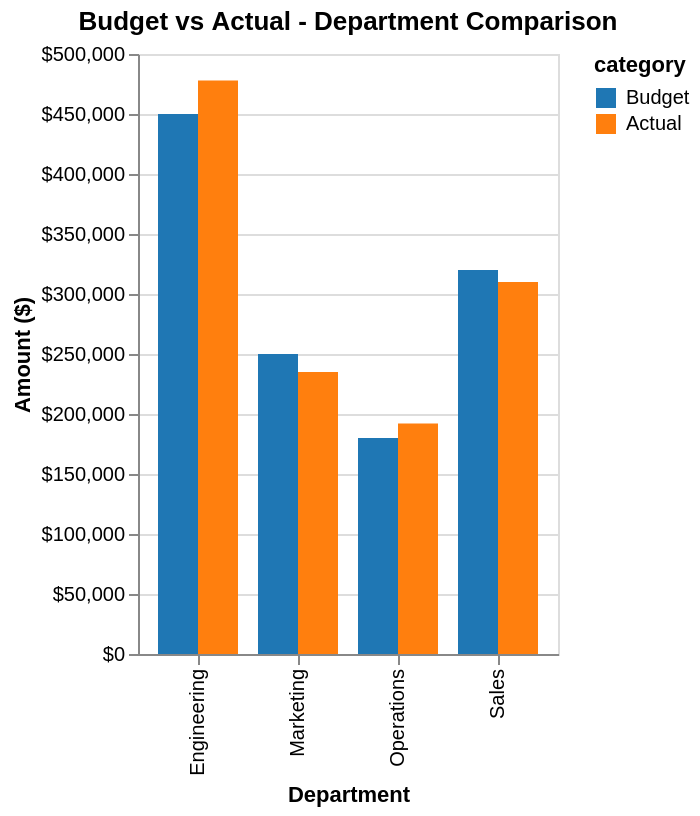

The specification (Vega-Lite) saved for this image:
### Vega-Lite specification from a JSON file in a GitHub repository (floating-point values rounded to 4 significant figures)
{"$schema": "https://vega.github.io/schema/vega-lite/v6.json", "description": "Budget vs Actual spending by department", "data": {"values": [{"department": "Marketing", "category": "Budget", "amount": 250000}, {"department": "Marketing", "category": "Actual", "amount": 235000}, {"department": "Engineering", "category": "Budget", "amount": 450000}, {"department": "Engineering", "category": "Actual", "amount": 478000}, {"department": "Sales", "category": "Budget", "amount": 320000}, {"department": "Sales", "category": "Actual", "amount": 310000}, {"department": "Operations", "category": "Budget", "amount": 180000}, {"department": "Operations", "category": "Actual", "amount": 192000}]}, "mark": "bar", "encoding": {"x": {"field": "department", "type": "nominal", "axis": {"title": "Department"}}, "y": {"field": "amount", "type": "quantitative", "axis": {"title": "Amount ($)", "format": "$,.0f"}}, "color": {"field": "category", "type": "nominal", "scale": {"domain": ["Budget", "Actual"], "range": ["#1f77b4", "#ff7f0e"]}}, "xOffset": {"field": "category"}}, "title": "Budget vs Actual - Department Comparison"}
